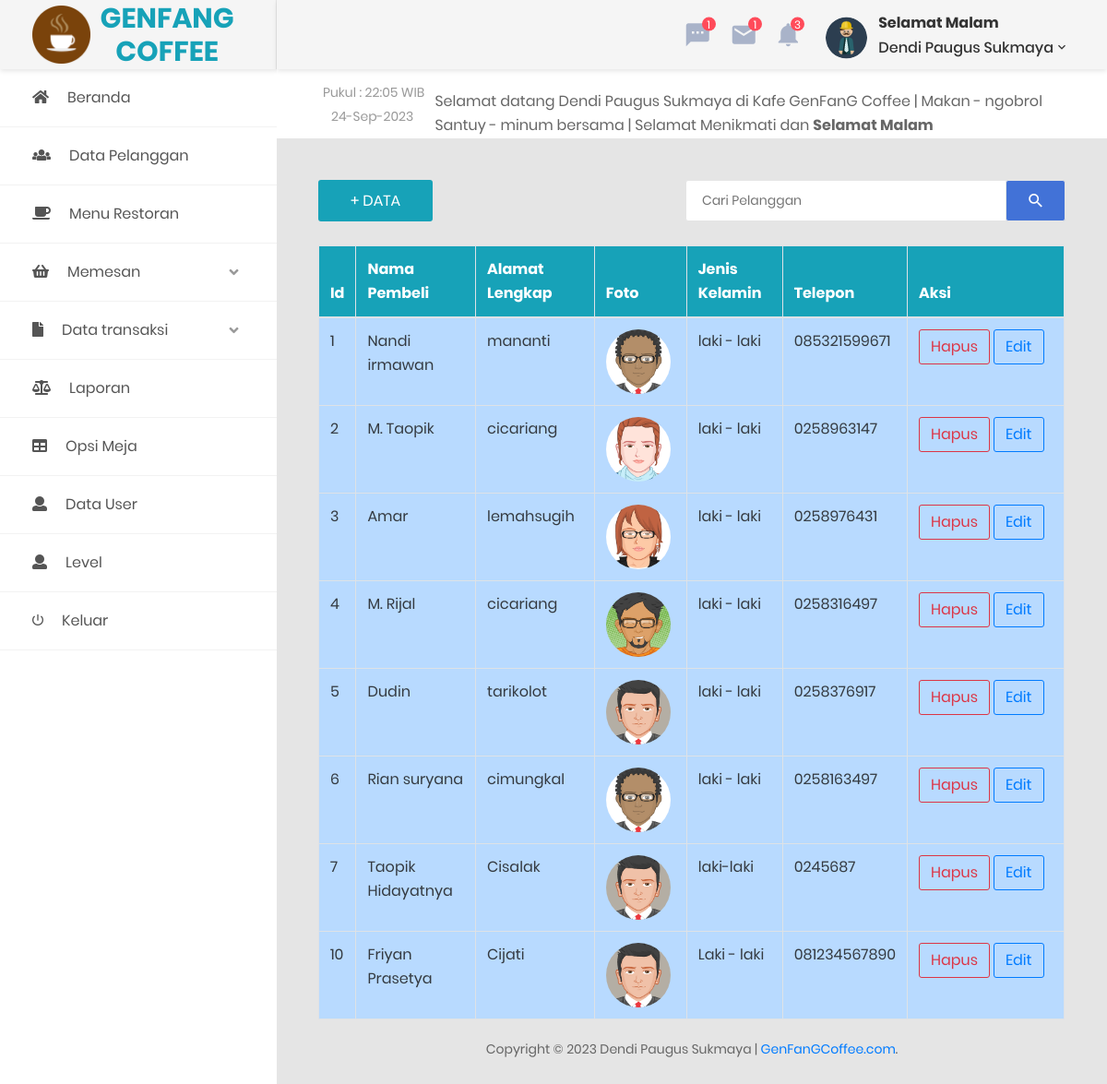
Page /akses/?go=pelanggan (signed in) on the committed database.
### tables this page shows
CREATE TABLE `pembeli` (
  `id_pembeli` int(11) NOT NULL,
  `nama_pembeli` varchar(50) NOT NULL,
  `alamat` varchar(50) NOT NULL,
  `foto` varchar(50) NOT NULL DEFAULT 'default.png',
  `jk` varchar(15) NOT NULL,
  `no_hp` varchar(15) NOT NULL
);

### fungsi/koneksi.php (called while the page is built, shortened)
<?php
class CRUD
{
	public $db;
	public function __construct()
	{
		$this->db = new mysqli(HOST, USER, PASS, DB);
	}
	public function view($nama_tabel)
	{
		$query = $this->db->query("SELECT * from $nama_tabel ");
		return $query;
	}
}
$ok = new CRUD();

### akses/pelanggan/lihat.php (the view)
<div>
    <?php
    if ($_SESSION['id_level'] === '1') {
        echo "<a href='?go=plus_pelanggan' class='au-btn au-btn-icon btn-info'>+ Data</a>";
    } ?>
    <form class="form-header" method="POST" role="form" style="float: right;">
        <input class="au-input au-input--xl" type="text" name="key" placeholder="Cari Pelanggan" />
        <button class="au-btn--submit" type="submit" name="cari">
            <i class="zmdi zmdi-search"></i>
        </button>
    </form>
</div>
<br>
<div class="table-responsive">
    <table class="table table-bordered table-hover table-primary">
        <thead class="text-white btn-info">
            <tr>
                <th>Id</th>
                <th>Nama Pembeli</th>
                <th>Alamat Lengkap</th>
                <th>Foto</th>
                <th>Jenis Kelamin</th>
                <th>Telepon</th>
                <?php
                if ($_SESSION['id_level'] === '1') {
                    echo "<th width='170'>Aksi</th>";
                }
                ?>
            </tr>
        </thead>
        <tbody class="text-dark">
            <?php
            if (isset($_POST['cari'])) {
                $nama_tabel = "pembeli";
                $where = "nama_pembeli";
                $key = $_POST['key'];
                $query = $Kcari->cari($nama_tabel, $where, $key);
                $data = $query->fetch_row();
                $i = 1;
                if ($data != 0) {
                    foreach ($query as $view) {
                        $banyak = $i++;
                        echo "<tr>";
                        echo "<td>$view[id_pembeli]</td>";
                        echo "<td>$view[nama_pembeli]</td>";
                        echo "<td>$view[alamat]</td>";
                        echo "<td width='100px'><img src='../img/pelanggan/$view[foto]' style='border-radius: 50%;' width='70px'></td>";
                        echo "<td>$view[jk]</td>";
                        echo "<td>$view[no_hp]</td>";
                        if ($_SESSION['id_level'] === '1') {
                        echo "<td>
<a href='?go=edit_pelanggan&aksi=hapus&kode=$view[id_pembeli]' class='btn btn-outline-danger'>
Hapus</a>
<a href='?go=edit_pelanggan&aksi=edit&kode=$view[id_pembeli]' class='btn btn-outline-primary'>Edit</a>
</td>";
                            echo "</tr>";
                        }
                    }
                    echo "$banyak data ditemukan";
                } else {
                    echo "Tidak ada data yang di temukan";
                    $nama_tabel = "pembeli";
                    $data = $ok->view($nama_tabel);
                    foreach ($data as $view) {
                        echo "<tr>";
                        echo "<td>$view[id_pembeli]</td>";
                        echo "<td>$view[nama_pembeli]</td>";
                        echo "<td>$view[alamat]</td>";
                        echo "<td width='100px'><img src='../img/pelanggan/$view[foto]' style='border-radius: 50%;' width='70px'></td>";
                        echo "<td>$view[jk]</td>";
                        echo "<td>$view[no_hp]</td>";
                        if ($_SESSION['id_level'] === '1') {
                        echo "<td>
<a href='?go=edit_pelanggan&aksi=hapus&kode=$view[id_pembeli]' class='btn btn-outline-danger'>
Hapus</a>
<a href='?go=edit_pelanggan&aksi=edit&kode=$view[id_pembeli]' class='btn btn-outline-primary'>Edit</a>
</td>";
                            echo "</tr>";
                        }
                    }
                }
            } else {
                $nama_tabel = "pembeli";
                $data = $ok->view($nama_tabel);
                foreach ($data as $view) {
                    echo "<tr>";
                    echo "<td>$view[id_pembeli]</td>";
                    echo "<td>$view[nama_pembeli]</td>";
                    echo "<td>$view[alamat]</td>";
                        echo "<td width='100px'><img src='../img/pelanggan/$view[foto]' style='border-radius: 50%;' width='70px'></td>";
                    echo "<td>$view[jk]</td>";
                    echo "<td>$view[no_hp]</td>";
                    if ($_SESSION['id_level'] === '1') {
                        echo "<td>
<a href='?go=edit_pelanggan&aksi=hapus&kode=$view[id_pembeli]' class='btn btn-outline-danger' onclick='return confirm(\"Yakin hapus Data ?\")'>
Hapus</a>
<a href='?go=edit_pelanggan&aksi=edit&kode=$view[id_pembeli]' class='btn btn-outline-primary'>Edit</a>
</td>";
                        echo "</tr>";
                    }
                }
            }
            ?>
        </tbody>
    </table>
</div>

### akses/index.php (shortened to what this page needs)
<?php
include "../fungsi/koneksi.php";
?>
<!DOCTYPE html>
<html lang="en">
<head>
    <?php include 'header.php'; ?>
</head>
<body class="animsition">
    <div class="page-wrapper">
        <?php
        include 'sidebar/menu_sidebar.php';
        ?>
        <div class="page-container">
            <header class="header-desktop">
                <?php include 'sidebar/header_destop+mobile.php'; ?>
            </header>
            <section class="au-breadcrumb m-t-75">
                <div class="section__content section__content--p30">
                    <div class="container-fluid">
                        <div class="row">
                            <div class="col-md-12">
                                <div class="au-breadcrumb-content">
                                    <div class="au-breadcrumb-left">
                                        <ul class="list-unstyled list-inline au-breadcrumb__list">
                                            <li class="list-inline-item active">
                                                <a href="#">
                                                    <span class="au-breadcrumb-span">
                                                        <?php
                                                        echo "Pukul : ";
                                                        echo date("H:i");
                                                        echo " WIB";
                                                        ?>
                                                    </span></a>
                                            </li>
                                            <li class="list-inline-item">
                                                <?php
                                                echo date("d-M-Y");
                                                ?>
                                            </li>
                                        </ul>
                                    </div>
                                    <div style="margin-top: 20px;"><marquee>Selamat datang <?php echo $_SESSION['nama_user']; ?> di Kafe GenFanG Coffee | Makan - ngobrol Santuy - minum bersama | Selamat Menikmati dan <?php include 'ucapan_selamat.php'; ?></marquee></div>
                                </div>
                            </div>
                        </div>
                    </div>
                </div>
            </section>
            <div class="main-content">
                <div class="section__content section__content--p30">
                    <div class="container-fluid">
                        <div class="row">
                            <div class="col-md-12">
                                <div>
                                    <?php include 'konten.php'; ?>
                                </div>
                            </div>
                        </div>
                        <?php include 'copyright.php'; ?>
                    </div>
                </div>
            </div>
        </div>
    </div>
</body>
</html>

### akses/header.php (shortened to what this page needs)
<link href="css/font-face.css" rel="stylesheet" media="all">
<link href="vendor/font-awesome-4.7/css/font-awesome.min.css" rel="stylesheet" media="all">
<link href="vendor/font-awesome-5/css/fontawesome-all.min.css" rel="stylesheet" media="all">
<link href="vendor/mdi-font/css/material-design-iconic-font.min.css" rel="stylesheet" media="all">
<link href="vendor/bootstrap-4.1/bootstrap.min.css" rel="stylesheet" media="all">
<link rel="stylesheet" type="text/css" href="vendor/style.css">
<link href="vendor/animsition/animsition.min.css" rel="stylesheet" media="all">
<link href="vendor/bootstrap-progressbar/bootstrap-progressbar-3.3.4.min.css" rel="stylesheet" media="all">
<link href="vendor/wow/animate.css" rel="stylesheet" media="all">
<link href="vendor/css-hamburgers/hamburgers.min.css" rel="stylesheet" media="all">
<link href="vendor/slick/slick.css" rel="stylesheet" media="all">
<link href="vendor/select2/select2.min.css" rel="stylesheet" media="all">
<link href="vendor/perfect-scrollbar/perfect-scrollbar.css" rel="stylesheet" media="all">
<link href="css/theme.css" rel="stylesheet" media="all">

### akses/sidebar/menu_sidebar.php (shortened to what this page needs)
<aside class="menu-sidebar d-none d-lg-block">
    <div class="logo">
        <a href="#">
            <img src="profile1.ico" style="width: 100px;" alt="Cool Admin" />
        </a>
        <h2 class="text-info text-uppercase" style="text-align: center;"> <?php echo NAMI_WEB; ?></h2>
    </div>
    <div class="menu-sidebar__content js-scrollbar1">
        <nav class="navbar-sidebar2">
            <ul class="list-unstyled navbar__list">
                <li>
                    <a href="?go=beranda">
                        <i class="fas fa-home"></i>Beranda</a>
                </li>
                <?php
                if ($_SESSION['id_level'] === '1') {
                    ?>
                <li>
                    <a href="?go=pelanggan">
                        <i class="fas fa-users"></i>Data Pelanggan</a>
                </li>
                <li>
                    <a href="?go=masakan">
                        <i class="fa fa-coffee"></i>Menu Restoran</a>
                </li>
                <li class="has-sub">
                    <a class="js-arrow" href="#">
                        <i class="fas fa-shopping-basket"></i>Memesan
                        <span class="arrow">
                            <i class="fas fa-angle-down"></i>
                        </span>
                    </a>
                </li>
                <li class="has-sub">
                    <a class="js-arrow" href="#">
                        <i class="fas fa-file"></i>Data transaksi
                        <span class="arrow">
                            <i class="fas fa-angle-down"></i>
                        </span>
                    </a>
                </li>
                <li>
                    <a href="?go=laporan">
                        <i class="fas fa-balance-scale"></i>Laporan</a>
                </li>
                <li>
                    <a href="?go=opsi_meja">
                        <i class="fa fa-table"></i>Opsi Meja</a>
                </li>
                <li>
                    <a href="?go=user">
                        <i class="fas fa-user"></i>Data User</a>
                </li>
                <li>
                    <a href="?go=level">
                        <i class="fas fa-user"></i>Level</a>
                </li>
                <?php
            }else{
                echo "Siapa anda?";
                echo "Anda tidak termasuk dalam user.";
            }
            ?>
                <li>
                    <a href="../logout.php">
                        <i class="zmdi zmdi-power"></i>Keluar</a>
                </li>
            </ul>
        </nav>
    </div>
</aside>

### akses/sidebar/header_destop+mobile.php (shortened to what this page needs)
<div class="section__content section__content--p30 ">
    <div class="container-fluid">
        <div class="header-wrap">
            <div class="header-button">
                <div class="noti-wrap">
                    <div class="noti__item js-item-menu">
                        <i class="zmdi zmdi-comment-more"></i>
                        <span class="quantity">1</span>
                    </div>
                    <div class="noti__item js-item-menu">
                        <i class="zmdi zmdi-email"></i>
                        <span class="quantity">1</span>
                    </div>
                    <div class="noti__item js-item-menu">
                        <i class="zmdi zmdi-notifications"></i>
                        <span class="quantity">3</span>
                    </div>
                </div>
                <div class="account-wrap">
                    <div class="account-item clearfix js-item-menu">
                        <div class="image mt-3" style="border-radius: 50%;">
                            <img src="../img/avatar/<?php echo $_SESSION['foto']; ?>" alt="foto" />
                        </div>
                        <div class="content">
                            <a class="js-acc-btn" href="#">
                                <?php
                                include 'ucapan_selamat.php';
                                echo $_SESSION['nama_user'];
                                ?></a>
                        </div>
                    </div>
                </div>
            </div>
        </div>
    </div>
</div>

### akses/ucapan_selamat.php (shortened to what this page needs)
<?php
$a = date("H");
if (($a >= 3) && ($a <= 9)) {
    echo "<b>Selamat Pagi</b>";
} else if (($a > 9) && ($a <= 15)) {
        echo "<b>Selamat Siang </b>";
    } else if (($a > 15) && ($a <= 18)) {
    echo "<b>Selamat Sore</b>";
} else {
    echo "<b> Selamat Malam </b>";
}
echo "<br>";

### akses/konten.php (shortened to what this page needs)
<?php
if (isset($_GET['go'])) {
	switch ($_GET['go']) {
		case 'pelanggan':
			include "pelanggan/lihat.php";
			break;
	}
}

### akses/copyright.php
<div class="row" style="">
    <div class="col-md-12">
        <div class="copyright">
            <p>Copyright © <?php echo date('Y'); ?> Dendi Paugus Sukmaya | <a href="https://genfangcoffee.com">GenFanGCoffee.com</a>.</p>
        </div>
    </div>
</div>

### rows in the picture
pembeli: id_pembeli "1", nama_pembeli "Nandi irmawan", alamat "mananti", foto (placeholder picture), jk "laki - laki", no_hp "085321599671"
pembeli: id_pembeli "2", nama_pembeli "M. Taopik", alamat "cicariang", foto (picture), jk "laki - laki", no_hp "0258963147"
pembeli: id_pembeli "3", nama_pembeli "Amar", alamat "lemahsugih", foto (picture), jk "laki - laki", no_hp "0258976431"
pembeli: id_pembeli "4", nama_pembeli "M. Rijal", alamat "cicariang", foto (picture), jk "laki - laki", no_hp "0258316497"
pembeli: id_pembeli "5", nama_pembeli "Dudin", alamat "tarikolot", foto (picture), jk "laki - laki", no_hp "0258376917"
pembeli: id_pembeli "6", nama_pembeli "Rian suryana", alamat "cimungkal", foto (placeholder picture), jk "laki - laki", no_hp "0258163497"
pembeli: id_pembeli "7", nama_pembeli "Taopik Hidayatnya", alamat "Cisalak", foto (picture), jk "laki-laki", no_hp "0245687"
pembeli: id_pembeli "10", nama_pembeli "Friyan Prasetya", alamat "Cijati", foto (picture), jk "Laki - laki", no_hp "081234567890"

### other values in the picture
NAMI_WEB "GENFANG COFFEE"
$_SESSION['nama_user'] "Dendi Paugus Sukmaya"
